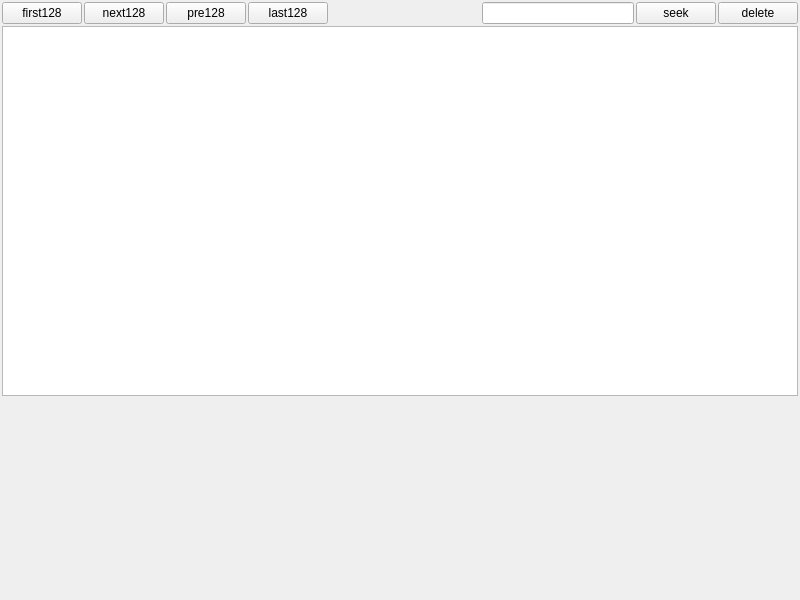
<?xml version="1.0" encoding="UTF-8"?>
<ui version="4.0">
 <class>TickForm</class>
 <widget class="QWidget" name="TickForm">
  <property name="geometry">
   <rect>
    <x>0</x>
    <y>0</y>
    <width>800</width>
    <height>600</height>
   </rect>
  </property>
  <property name="windowTitle">
   <string>Form</string>
  </property>
  <layout class="QVBoxLayout" name="verticalLayout">
   <property name="spacing">
    <number>2</number>
   </property>
   <property name="leftMargin">
    <number>2</number>
   </property>
   <property name="topMargin">
    <number>2</number>
   </property>
   <property name="rightMargin">
    <number>2</number>
   </property>
   <property name="bottomMargin">
    <number>2</number>
   </property>
   <item>
    <layout class="QHBoxLayout" name="horizontalLayout">
     <item>
      <widget class="QPushButton" name="first128">
       <property name="text">
        <string>first128</string>
       </property>
      </widget>
     </item>
     <item>
      <widget class="QPushButton" name="next128">
       <property name="text">
        <string>next128</string>
       </property>
      </widget>
     </item>
     <item>
      <widget class="QPushButton" name="pre128">
       <property name="text">
        <string>pre128</string>
       </property>
      </widget>
     </item>
     <item>
      <widget class="QPushButton" name="last128">
       <property name="text">
        <string>last128</string>
       </property>
      </widget>
     </item>
     <item>
      <spacer name="spacer">
       <property name="orientation">
        <enum>Qt::Horizontal</enum>
       </property>
       <property name="sizeHint" stdset="0">
        <size>
         <width>40</width>
         <height>20</height>
        </size>
       </property>
      </spacer>
     </item>
     <item>
      <widget class="QLineEdit" name="lineEdit">
       <property name="placeholderText">
        <string/>
       </property>
      </widget>
     </item>
     <item>
      <widget class="QPushButton" name="seekButton">
       <property name="text">
        <string>seek</string>
       </property>
      </widget>
     </item>
     <item>
      <widget class="QPushButton" name="delButton">
       <property name="text">
        <string>delete</string>
       </property>
      </widget>
     </item>
    </layout>
   </item>
   <item>
    <widget class="QTableWidget" name="tableWidget"/>
   </item>
   <item>
    <widget class="QCustomPlot" name="tickPlot" native="true">
     <property name="minimumSize">
      <size>
       <width>0</width>
       <height>200</height>
      </size>
     </property>
     <property name="maximumSize">
      <size>
       <width>16777215</width>
       <height>200</height>
      </size>
     </property>
    </widget>
   </item>
  </layout>
 </widget>
 <customwidgets>
  <customwidget>
   <class>QCustomPlot</class>
   <extends>QWidget</extends>
   <header>qcustomplot.h</header>
   <container>1</container>
  </customwidget>
 </customwidgets>
 <resources/>
 <connections/>
</ui>
